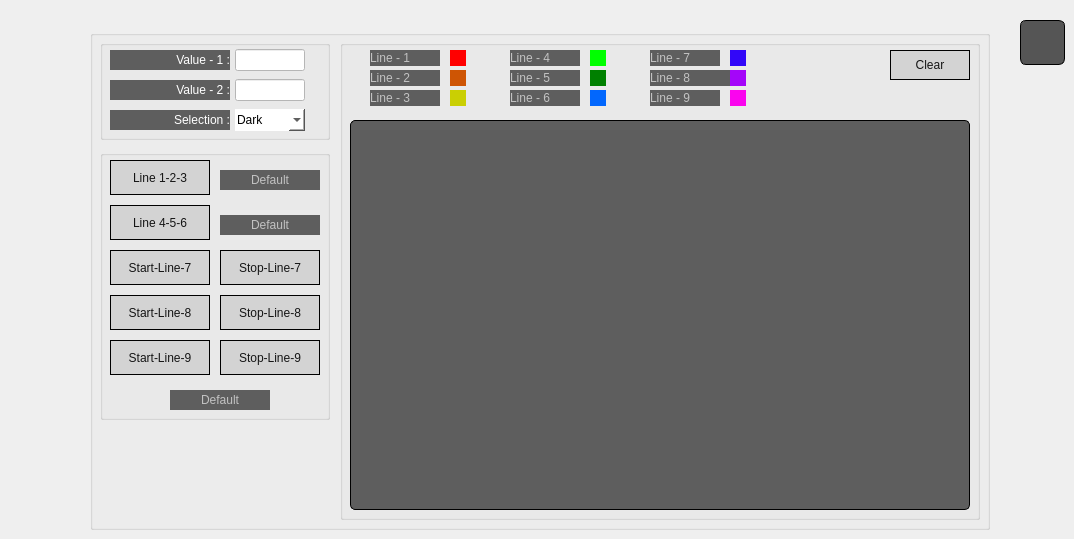
      <widget class="QWidget" name="widget_19">
       <widget class="QGroupBox" name="groupBox_34">
        <property name="geometry">
         <rect>
          <x>90</x>
          <y>30</y>
          <width>900</width>
          <height>500</height>
         </rect>
        </property>
        <property name="title">
         <string/>
        </property>
        <widget class="QGroupBox" name="groupBox_36">
         <property name="geometry">
          <rect>
           <x>10</x>
           <y>10</y>
           <width>230</width>
           <height>100</height>
          </rect>
         </property>
         <property name="title">
          <string/>
         </property>
         <widget class="QLabel" name="label_307">
          <property name="geometry">
           <rect>
            <x>10</x>
            <y>10</y>
            <width>120</width>
            <height>20</height>
           </rect>
          </property>
          <property name="styleSheet">
           <string notr="true">background-color: rgb(94, 94, 94);
color: rgb(255, 255, 255);
border: 0px;
text-align: right;
font: 14px 'Roboto';</string>
          </property>
          <property name="text">
           <string>Value - 1 :</string>
          </property>
          <property name="alignment">
           <set>Qt::AlignRight|Qt::AlignTrailing|Qt::AlignVCenter</set>
          </property>
         </widget>
         <widget class="QLineEdit" name="lineEdit_31">
          <property name="geometry">
           <rect>
            <x>135</x>
            <y>9</y>
            <width>70</width>
            <height>22</height>
           </rect>
          </property>
          <property name="styleSheet">
           <string notr="true">background-color: rgb(255, 255, 255);
color: rgb(0, 0, 0);
font: 14px 'Roboto';</string>
          </property>
          <property name="alignment">
           <set>Qt::AlignCenter</set>
          </property>
         </widget>
         <widget class="QLabel" name="label_308">
          <property name="geometry">
           <rect>
            <x>10</x>
            <y>40</y>
            <width>120</width>
            <height>20</height>
           </rect>
          </property>
          <property name="styleSheet">
           <string notr="true">background-color: rgb(94, 94, 94);
color: rgb(255, 255, 255);
border: 0px;
text-align: right;
font: 14px 'Roboto';</string>
          </property>
          <property name="text">
           <string>Value - 2 :</string>
          </property>
          <property name="alignment">
           <set>Qt::AlignRight|Qt::AlignTrailing|Qt::AlignVCenter</set>
          </property>
         </widget>
         <widget class="QLineEdit" name="lineEdit_32">
          <property name="geometry">
           <rect>
            <x>135</x>
            <y>39</y>
            <width>70</width>
            <height>22</height>
           </rect>
          </property>
          <property name="styleSheet">
           <string notr="true">background-color: rgb(255, 255, 255);
color: rgb(0, 0, 0);
font: 14px 'Roboto';</string>
          </property>
          <property name="alignment">
           <set>Qt::AlignCenter</set>
          </property>
         </widget>
         <widget class="QLabel" name="label_309">
          <property name="geometry">
           <rect>
            <x>10</x>
            <y>70</y>
            <width>120</width>
            <height>20</height>
           </rect>
          </property>
          <property name="styleSheet">
           <string notr="true">background-color: rgb(94, 94, 94);
color: rgb(255, 255, 255);
border: 0px;
text-align: right;
font: 14px 'Roboto';</string>
          </property>
          <property name="text">
           <string>Selection :</string>
          </property>
          <property name="alignment">
           <set>Qt::AlignRight|Qt::AlignTrailing|Qt::AlignVCenter</set>
          </property>
         </widget>
         <widget class="QComboBox" name="comboBox_8">
          <property name="geometry">
           <rect>
            <x>135</x>
            <y>69</y>
            <width>70</width>
            <height>22</height>
           </rect>
          </property>
          <property name="layoutDirection">
           <enum>Qt::LeftToRight</enum>
          </property>
          <property name="styleSheet">
           <string notr="true">QComboBox {
	font: 12px 'Roboto';
	background-color: rgb(255, 255, 255);
	color: rgb(0, 0, 0);
	border: 0px;
	padding-left: 2px;
	padding-right: 2px;
}

QComboBox QAbstractItemView
{
	font: 12px 'Roboto';
	background-color: rgb(255, 255, 255);
	color: rgb(0, 0, 0);
	border: 0px;
	selection-background-color: rgb(255, 255, 255);
	selection-color: rgb(0, 0, 0);
}
</string>
          </property>
          <item>
           <property name="text">
            <string>Dark</string>
           </property>
          </item>
          <item>
           <property name="text">
            <string>Open</string>
           </property>
          </item>
         </widget>
        </widget>
        <widget class="QGroupBox" name="groupBox_37">
         <property name="geometry">
          <rect>
           <x>10</x>
           <y>120</y>
           <width>230</width>
           <height>270</height>
          </rect>
         </property>
         <property name="title">
          <string/>
         </property>
         <widget class="QPushButton" name="pushButton_42">
          <property name="geometry">
           <rect>
            <x>10</x>
            <y>10</y>
            <width>100</width>
            <height>35</height>
           </rect>
          </property>
          <property name="styleSheet">
           <string notr="true">border: 1px solid black;
background-color: rgb(211, 211, 211);
color: rgb(21, 21, 21);
font: 12px 'Roboto';</string>
          </property>
          <property name="text">
           <string>Line 1-2-3</string>
          </property>
         </widget>
         <widget class="QPushButton" name="pushButton_43">
          <property name="geometry">
           <rect>
            <x>10</x>
            <y>55</y>
            <width>100</width>
            <height>35</height>
           </rect>
          </property>
          <property name="styleSheet">
           <string notr="true">border: 1px solid black;
background-color: rgb(211, 211, 211);
color: rgb(21, 21, 21);
font: 12px 'Roboto';</string>
          </property>
          <property name="text">
           <string>Line 4-5-6</string>
          </property>
         </widget>
         <widget class="QPushButton" name="pushButton_44">
          <property name="geometry">
           <rect>
            <x>10</x>
            <y>100</y>
            <width>100</width>
            <height>35</height>
           </rect>
          </property>
          <property name="styleSheet">
           <string notr="true">border: 1px solid black;
background-color: rgb(211, 211, 211);
color: rgb(21, 21, 21);
font: 12px 'Roboto';</string>
          </property>
          <property name="text">
           <string>Start-Line-7</string>
          </property>
         </widget>
         <widget class="QPushButton" name="pushButton_45">
          <property name="geometry">
           <rect>
            <x>120</x>
            <y>100</y>
            <width>100</width>
            <height>35</height>
           </rect>
          </property>
          <property name="styleSheet">
           <string notr="true">border: 1px solid black;
background-color: rgb(211, 211, 211);
color: rgb(21, 21, 21);
font: 12px 'Roboto';</string>
          </property>
          <property name="text">
           <string>Stop-Line-7</string>
          </property>
         </widget>
         <widget class="QPushButton" name="pushButton_46">
          <property name="geometry">
           <rect>
            <x>10</x>
            <y>145</y>
            <width>100</width>
            <height>35</height>
           </rect>
          </property>
          <property name="styleSheet">
           <string notr="true">border: 1px solid black;
background-color: rgb(211, 211, 211);
color: rgb(21, 21, 21);
font: 12px 'Roboto';</string>
          </property>
          <property name="text">
           <string>Start-Line-8</string>
          </property>
         </widget>
         <widget class="QPushButton" name="pushButton_47">
          <property name="geometry">
           <rect>
            <x>120</x>
            <y>145</y>
            <width>100</width>
            <height>35</height>
           </rect>
          </property>
          <property name="styleSheet">
           <string notr="true">border: 1px solid black;
background-color: rgb(211, 211, 211);
color: rgb(21, 21, 21);
font: 12px 'Roboto';</string>
          </property>
          <property name="text">
           <string>Stop-Line-8</string>
          </property>
         </widget>
         <widget class="QPushButton" name="pushButton_48">
          <property name="geometry">
           <rect>
            <x>10</x>
            <y>190</y>
            <width>100</width>
            <height>35</height>
           </rect>
          </property>
          <property name="styleSheet">
           <string notr="true">border: 1px solid black;
background-color: rgb(211, 211, 211);
color: rgb(21, 21, 21);
font: 12px 'Roboto';</string>
          </property>
          <property name="text">
           <string>Start-Line-9</string>
          </property>
         </widget>
         <widget class="QPushButton" name="pushButton_49">
          <property name="geometry">
           <rect>
            <x>120</x>
            <y>190</y>
            <width>100</width>
            <height>35</height>
           </rect>
          </property>
          <property name="styleSheet">
           <string notr="true">border: 1px solid black;
background-color: rgb(211, 211, 211);
color: rgb(21, 21, 21);
font: 12px 'Roboto';</string>
          </property>
          <property name="text">
           <string>Stop-Line-9</string>
          </property>
         </widget>
         <widget class="QLabel" name="label_310">
          <property name="geometry">
           <rect>
            <x>120</x>
            <y>20</y>
            <width>100</width>
            <height>20</height>
           </rect>
          </property>
          <property name="styleSheet">
           <string notr="true">background-color: rgb(94, 94, 94);
color: rgb(194, 194, 194);
border: 0px;
text-align: right;
font: 14px 'Roboto';</string>
          </property>
          <property name="text">
           <string>Default</string>
          </property>
          <property name="alignment">
           <set>Qt::AlignCenter</set>
          </property>
         </widget>
         <widget class="QLabel" name="label_312">
          <property name="geometry">
           <rect>
            <x>120</x>
            <y>65</y>
            <width>100</width>
            <height>20</height>
           </rect>
          </property>
          <property name="styleSheet">
           <string notr="true">background-color: rgb(94, 94, 94);
color: rgb(194, 194, 194);
border: 0px;
text-align: right;
font: 14px 'Roboto';</string>
          </property>
          <property name="text">
           <string>Default</string>
          </property>
          <property name="alignment">
           <set>Qt::AlignCenter</set>
          </property>
         </widget>
         <widget class="QLabel" name="label_311">
          <property name="geometry">
           <rect>
            <x>70</x>
            <y>240</y>
            <width>100</width>
            <height>20</height>
           </rect>
          </property>
          <property name="styleSheet">
           <string notr="true">background-color: rgb(94, 94, 94);
color: rgb(194, 194, 194);
border: 0px;
text-align: right;
font: 14px 'Roboto';</string>
          </property>
          <property name="text">
           <string>Default</string>
          </property>
          <property name="alignment">
           <set>Qt::AlignCenter</set>
          </property>
         </widget>
        </widget>
        <widget class="QGroupBox" name="groupBox_35">
         <property name="geometry">
          <rect>
           <x>250</x>
           <y>10</y>
           <width>640</width>
           <height>480</height>
          </rect>
         </property>
         <property name="title">
          <string/>
         </property>
         <widget class="QPushButton" name="pushButton_41">
          <property name="geometry">
           <rect>
            <x>550</x>
            <y>10</y>
            <width>80</width>
            <height>30</height>
           </rect>
          </property>
          <property name="styleSheet">
           <string notr="true">border: 1px solid black;
background-color: rgb(211, 211, 211);
color: rgb(21, 21, 21);
font: 12px 'Roboto';</string>
          </property>
          <property name="text">
           <string>Clear</string>
          </property>
         </widget>
         <widget class="QChartView" name="chartView_31">
          <property name="geometry">
           <rect>
            <x>10</x>
            <y>80</y>
            <width>620</width>
            <height>390</height>
           </rect>
          </property>
          <property name="styleSheet">
           <string notr="true">border: 1px solid black;
border-radius: 5px;
background-color: rgb(94, 94, 94);</string>
          </property>
         </widget>
         <widget class="QLabel" name="label_289">
          <property name="geometry">
           <rect>
            <x>30</x>
            <y>10</y>
            <width>70</width>
            <height>16</height>
           </rect>
          </property>
          <property name="styleSheet">
           <string notr="true">background-color: rgb(94, 94, 94);
color: rgb(194, 194, 194);
border: 0px;
text-align: right;
font: 12px 'Roboto';</string>
          </property>
          <property name="text">
           <string>Line - 1</string>
          </property>
         </widget>
         <widget class="QLabel" name="label_290">
          <property name="geometry">
           <rect>
            <x>110</x>
            <y>10</y>
            <width>16</width>
            <height>16</height>
           </rect>
          </property>
          <property name="styleSheet">
           <string notr="true">background-color: rgb(255, 0, 0);</string>
          </property>
          <property name="text">
           <string/>
          </property>
         </widget>
         <widget class="QLabel" name="label_291">
          <property name="geometry">
           <rect>
            <x>30</x>
            <y>30</y>
            <width>70</width>
            <height>16</height>
           </rect>
          </property>
          <property name="styleSheet">
           <string notr="true">background-color: rgb(94, 94, 94);
color: rgb(194, 194, 194);
border: 0px;
text-align: right;
font: 12px 'Roboto';</string>
          </property>
          <property name="text">
           <string>Line - 2</string>
          </property>
         </widget>
         <widget class="QLabel" name="label_293">
          <property name="geometry">
           <rect>
            <x>30</x>
            <y>50</y>
            <width>70</width>
            <height>16</height>
           </rect>
          </property>
          <property name="styleSheet">
           <string notr="true">background-color: rgb(94, 94, 94);
color: rgb(194, 194, 194);
border: 0px;
text-align: right;
font: 12px 'Roboto';</string>
          </property>
          <property name="text">
           <string>Line - 3</string>
          </property>
         </widget>
         <widget class="QLabel" name="label_292">
          <property name="geometry">
           <rect>
            <x>110</x>
            <y>30</y>
            <width>16</width>
            <height>16</height>
           </rect>
          </property>
          <property name="styleSheet">
           <string notr="true">background-color: rgb(206, 85, 4);</string>
          </property>
          <property name="text">
           <string/>
          </property>
         </widget>
         <widget class="QLabel" name="label_294">
          <property name="geometry">
           <rect>
            <x>110</x>
            <y>50</y>
            <width>16</width>
            <height>16</height>
           </rect>
          </property>
          <property name="styleSheet">
           <string notr="true">background-color: rgb(202, 207, 3);</string>
          </property>
          <property name="text">
           <string/>
          </property>
         </widget>
         <widget class="QLabel" name="label_295">
          <property name="geometry">
           <rect>
            <x>170</x>
            <y>10</y>
            <width>70</width>
            <height>16</height>
           </rect>
          </property>
          <property name="styleSheet">
           <string notr="true">background-color: rgb(94, 94, 94);
color: rgb(194, 194, 194);
border: 0px;
text-align: right;
font: 12px 'Roboto';</string>
          </property>
          <property name="text">
           <string>Line - 4</string>
          </property>
         </widget>
         <widget class="QLabel" name="label_297">
          <property name="geometry">
           <rect>
            <x>170</x>
            <y>30</y>
            <width>70</width>
            <height>16</height>
           </rect>
          </property>
          <property name="styleSheet">
           <string notr="true">background-color: rgb(94, 94, 94);
color: rgb(194, 194, 194);
border: 0px;
text-align: right;
font: 12px 'Roboto';</string>
          </property>
          <property name="text">
           <string>Line - 5</string>
          </property>
         </widget>
         <widget class="QLabel" name="label_299">
          <property name="geometry">
           <rect>
            <x>170</x>
            <y>50</y>
            <width>70</width>
            <height>16</height>
           </rect>
          </property>
          <property name="styleSheet">
           <string notr="true">background-color: rgb(94, 94, 94);
color: rgb(194, 194, 194);
border: 0px;
text-align: right;
font: 12px 'Roboto';</string>
          </property>
          <property name="text">
           <string>Line - 6</string>
          </property>
         </widget>
         <widget class="QLabel" name="label_296">
          <property name="geometry">
           <rect>
            <x>250</x>
            <y>10</y>
            <width>16</width>
            <height>16</height>
           </rect>
          </property>
          <property name="styleSheet">
           <string notr="true">background-color: rgb(0, 255, 0);</string>
          </property>
          <property name="text">
           <string/>
          </property>
         </widget>
         <widget class="QLabel" name="label_298">
          <property name="geometry">
           <rect>
            <x>250</x>
            <y>30</y>
            <width>16</width>
            <height>16</height>
           </rect>
          </property>
          <property name="styleSheet">
           <string notr="true">background-color: rgb(0, 128, 0);</string>
          </property>
          <property name="text">
           <string/>
          </property>
         </widget>
         <widget class="QLabel" name="label_300">
          <property name="geometry">
           <rect>
            <x>250</x>
            <y>50</y>
            <width>16</width>
            <height>16</height>
           </rect>
          </property>
          <property name="styleSheet">
           <string notr="true">background-color: rgb(2, 103, 253);</string>
          </property>
          <property name="text">
           <string/>
          </property>
         </widget>
         <widget class="QLabel" name="label_301">
          <property name="geometry">
           <rect>
            <x>310</x>
            <y>10</y>
            <width>70</width>
            <height>16</height>
           </rect>
          </property>
          <property name="styleSheet">
           <string notr="true">background-color: rgb(94, 94, 94);
color: rgb(194, 194, 194);
border: 0px;
text-align: right;
font: 12px 'Roboto';</string>
          </property>
          <property name="text">
           <string>Line - 7</string>
          </property>
         </widget>
         <widget class="QLabel" name="label_302">
          <property name="geometry">
           <rect>
            <x>390</x>
            <y>10</y>
            <width>16</width>
            <height>16</height>
           </rect>
          </property>
          <property name="styleSheet">
           <string notr="true">background-color: rgb(50, 7, 248);</string>
          </property>
          <property name="text">
           <string/>
          </property>
         </widget>
         <widget class="QLabel" name="label_303">
          <property name="geometry">
           <rect>
            <x>310</x>
            <y>30</y>
            <width>80</width>
            <height>16</height>
           </rect>
          </property>
          <property name="styleSheet">
           <string notr="true">background-color: rgb(94, 94, 94);
color: rgb(194, 194, 194);
border: 0px;
text-align: right;
font: 12px 'Roboto';</string>
          </property>
          <property name="text">
           <string>Line - 8</string>
          </property>
         </widget>
         <widget class="QLabel" name="label_305">
          <property name="geometry">
           <rect>
            <x>310</x>
            <y>50</y>
            <width>70</width>
            <height>16</height>
           </rect>
          </property>
          <property name="styleSheet">
           <string notr="true">background-color: rgb(94, 94, 94);
color: rgb(194, 194, 194);
border: 0px;
text-align: right;
font: 12px 'Roboto';</string>
          </property>
          <property name="text">
           <string>Line - 9</string>
          </property>
         </widget>
         <widget class="QLabel" name="label_304">
          <property name="geometry">
           <rect>
            <x>390</x>
            <y>30</y>
            <width>16</width>
            <height>16</height>
           </rect>
          </property>
          <property name="styleSheet">
           <string notr="true">background-color: rgb(164, 6, 249);</string>
          </property>
          <property name="text">
           <string/>
          </property>
         </widget>
         <widget class="QLabel" name="label_306">
          <property name="geometry">
           <rect>
            <x>390</x>
            <y>50</y>
            <width>16</width>
            <height>16</height>
           </rect>
          </property>
          <property name="styleSheet">
           <string notr="true">background-color: rgb(250, 5, 238);</string>
          </property>
          <property name="text">
           <string/>
          </property>
         </widget>
        </widget>
       </widget>
       <widget class="QPushButton" name="pushButton_40">
        <property name="geometry">
         <rect>
          <x>1020</x>
          <y>20</y>
          <width>45</width>
          <height>45</height>
         </rect>
        </property>
        <property name="font">
         <font>
          <family>Tahoma</family>
          <pointsize>24</pointsize>
         </font>
        </property>
        <property name="styleSheet">
         <string notr="true">border-radius: 6px;
border: 1px solid rgb(0, 0, 0);
background-color: rgb(85, 85, 85);
background-image: url(:/images/images/closeHomeParametersImage.png);
color: rgb(194, 194, 194);</string>
        </property>
        <property name="text">
         <string/>
        </property>
        <property name="iconSize">
         <size>
          <width>0</width>
          <height>0</height>
         </size>
        </property>
       </widget>
      </widget>
